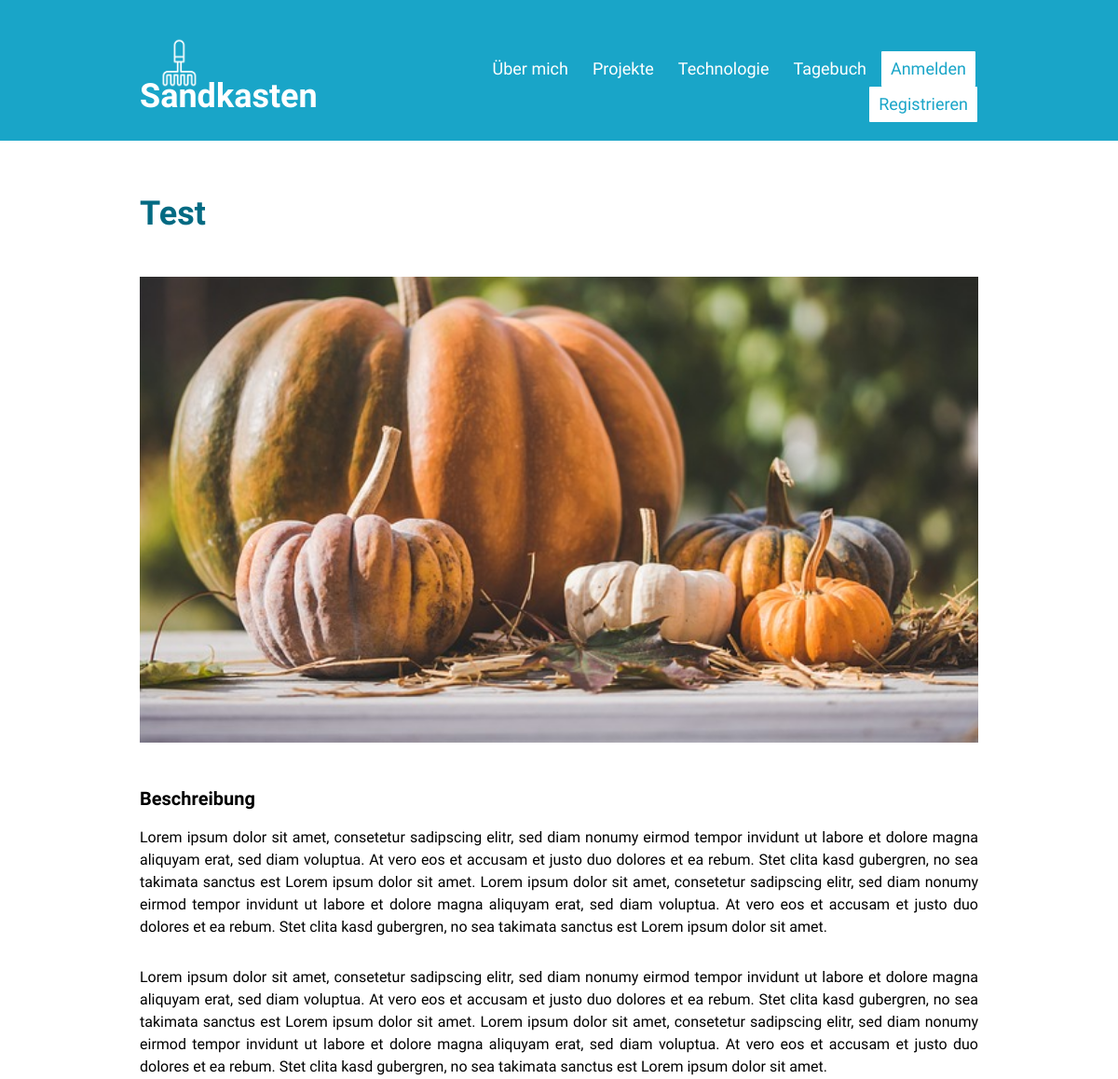
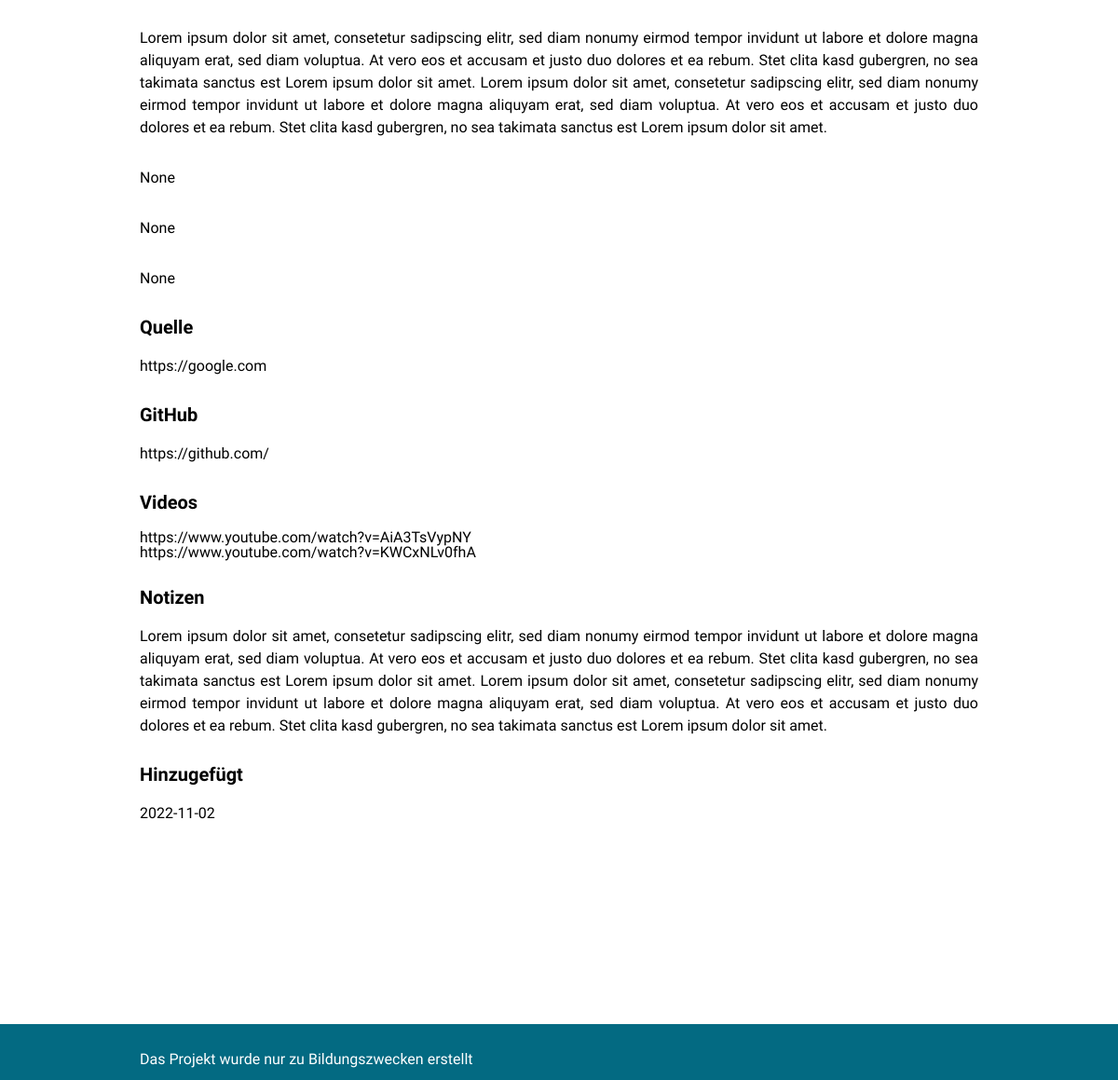
/projects/1, run on the app's committed database (2 pictures, top to bottom).
### sandkasten_package/models.py (models this page shows, shortened)
class Project(db.Model):
    id = db.Column(db.Integer, primary_key=True)
    title = db.Column(db.String(200), nullable=False)
    capture = db.Column(db.String(200), nullable=False)
    description_1 = db.Column(db.Text, nullable=False)
    description_2 = db.Column(db.Text, nullable=False)
    description_3 = db.Column(db.Text, nullable=False)
    description_4 = db.Column(db.Text, nullable=True)
    description_5 = db.Column(db.Text, nullable=True)
    description_6 = db.Column(db.Text, nullable=True)
    source = db.Column(db.String(300), nullable=True)
    github = db.Column(db.String(300), nullable=True)
    video_1 = db.Column(db.String(300), nullable=True)
    video_2 = db.Column(db.String(300), nullable=True)
    video_3 = db.Column(db.String(300), nullable=True)
    notice = db.Column(db.Text, nullable=True)
    date = db.Column(db.DateTime, default=datetime.utcnow)

### sandkasten_package/routes.py (the view)
@app.route('/projects/<int:id>')
def project_page(id):
    project = Project.query.get(id)
    return render_template('project_page.html', project=project, menu=menu)

### sandkasten_package/routes.py (called while the page is built)
@app.after_request
def redirect_to_login(response):
    if response.status_code == 401:
        return redirect(url_for('login') + '?next' + request.url)
    return response

### sandkasten_package/templates/project_page.html (shortened to what this page needs)
{% extends 'base.html' %}
{% block body %}
<div class="content_body page_pattern">
    <h1 class="content_header">{{ project.title }}</h1>
    <div class="single_page_wrapper">
        <div class="single_page_item">
            <div class="single_page_item_body single_page_item_image"
                 style="background-image: url(/{{ project.capture }})">
            </div>
        </div>
        <div class="single_page_item">
            <h2 class="single_page_item_header">Beschreibung</h2>
            <div class="single_page_item_body standard_text align_justify">
                {{ project.description_1 | safe}}
            </div>
        </div>
        <div class="single_page_item">
            <div class="single_page_item_body standard_text align_justify">
                {{ project.description_2 | safe}}
            </div>
        </div>
        <div class="single_page_item">
            <div class="single_page_item_body standard_text align_justify">
                {{ project.description_3 | safe}}
            </div>
        </div>
        <div class="single_page_item">
            <div class="single_page_item_body standard_text align_justify">
                {{ project.description_4 | safe}}
            </div>
        </div>
        <div class="single_page_item">
            <div class="single_page_item_body standard_text align_justify">
                {{ project.description_5 | safe}}
            </div>
        </div>
        <div class="single_page_item">
            <div class="single_page_item_body standard_text align_justify">
                {{ project.description_6 | safe}}
            </div>
        </div>
        <div class="single_page_item">
            <h2 class="single_page_item_header">Quelle</h2>
            <div class="single_page_item_body standard_text">
                {{ project.source }}
            </div>
        </div>
        <div class="single_page_item">
            <h2 class="single_page_item_header">GitHub</h2>
            <div class="single_page_item_body standard_text">
                {{ project.github }}
            </div>
        </div>
        <div class="single_page_item">
            <h2 class="single_page_item_header">Videos</h2>
            <div class="single_page_item_body">
                <div class="videos_wrapper">
                    <div class="video_item">{{ project.video_2 | safe }}</div>
                    <div class="video_item">{{ project.video_3 | safe }}</div>
                </div>
            </div>
        </div>
        <div class="single_page_item">
            <h2 class="single_page_item_header">Notizen</h2>
            <div class="single_page_item_body standard_text align_justify">
                {{ project.notice }}
            </div>
        </div>
        <div class="single_page_item">
            <div class="single_page_item_header">Hinzugefügt</div>
            <div class="single_page_item_body standard_text">
                {{ project.date.date() }}
            </div>
        </div>
    </div>
</div>
{% endblock %}

### sandkasten_package/templates/base.html (shortened to what this page needs)
<!doctype html>
<html lang="en">
<head>
    <link rel="stylesheet" href="{{ url_for('static', filename='css/reset.css') }}">
    <link rel="stylesheet" href="{{ url_for('static', filename='css/style.css') }}">
    <link rel="stylesheet" href="{{ url_for('static', filename='css/index.css') }}">
    <link rel="stylesheet" href="{{ url_for('static', filename='css/diary.css') }}">
    <link rel="stylesheet" href="{{ url_for('static', filename='css/404.css') }}">
    <link rel="stylesheet" href="{{ url_for('static', filename='css/new_item.css') }}">
    <link rel="stylesheet" href="{{ url_for('static', filename='css/technology.css') }}">
    <link rel="stylesheet" href="{{ url_for('static', filename='css/users.css') }}">
    <link rel="stylesheet" href="{{ url_for('static', filename='css/single_page.css') }}">
    <link rel="stylesheet" href="{{ url_for('static', filename='css/about.css') }}">
    <link rel="stylesheet" href="{{ url_for('static', filename='css/projects.css') }}">
    <link rel="stylesheet" href="https://cdn.jsdelivr.net/bxslider/4.2.12/jquery.bxslider.css">
</head>
<body>
    <section class="page_wrapper">
        <header>
            <div class="header_wrapper page_pattern">
                <a class="project_name" href="{{ url_for('index') }}">
                    <div class="project_logo"></div>
                    <p class="first_line">Sandkasten</p>
                </a>
                <div class="project_nav">
                    <nav class="project_nav_wrapper">
                        {%- block mainmenu -%}
                            <ul>
                                {% for menu_item in menu -%}
                                    <li>
                                        <a href="{{ menu_item.url }}" class="{{ menu_item.class }}">
                                            {{ menu_item.name }}
                                        </a>
                                    </li>
                                {% endfor -%}
                            </ul>
                        {% endblock mainmenu -%}
                    </nav>
                </div>
            </div>
        </header>
        <section class="page_body">
            <div class="content">
                    {% block body %}{% endblock %}
            </div>
        </section>
        <footer>
            <div class="footer_wrapper page_pattern">
                <p>Das Projekt wurde nur zu Bildungszwecken erstellt</p>
            </div>
        </footer>
    </section>
</body>
</html>

### sandkasten_package/static/css/style.css (style rules this page uses)
body { font-family: 'Roboto Condensed', sans-serif; }
.page_pattern { width: 960px; margin: 0 auto; }
header { background-color: #19a5c8; padding: 40px 30px 30px 30px; }
.header_wrapper { box-sizing: border-box; margin: 0 auto; padding: 0 30px 0 30px; }
.project_name, .project_nav { display: inline-block; vertical-align: top; }
header .project_name { position: relative; font-family: 'Dancing Script', cursive; width: 250px; text-decoration: none; }
header .project_logo { width: 55px; height: 55px; background-image: url("/static/images/project_logo_w.png"); background-position: 50%; background-size: contain; transform: rotate(180deg); cursor: pointer; margin: 0 0 -10px 15px; }
header .first_line { color: #ffffff; font-size: 36px; font-weight: 700; }
.project_nav { width: calc(100% - 255px); vertical-align: bottom; margin: 0 0 -10px 0; }
.project_nav_wrapper { text-align: right; margin-left: auto; }
.project_nav_wrapper ul li { display: inline-block; vertical-align: top; margin: 0 2px 0 0; }
.project_nav_wrapper ul li:last-child { margin: 0; }
.project_nav_wrapper ul li a, .project_nav_wrapper ul li a:visited { display: block; font-size: 18px; color: #ffffff; text-decoration-line: none; padding: 10px; -webkit-transition: all 500ms ease; -moz-transition: all 500ms ease; -ms-transition: all 500ms ease; -o-transition: all 500ms ease; transition: all 500ms ease; }
.project_nav_wrapper ul li .authorization { color: #19a5c8; background-color: #ffffff; border-radius: 1px; -webkit-transition: all 500ms ease; -moz-transition: all 500ms ease; -ms-transition: all 500ms ease; -o-transition: all 500ms ease; transition: all 500ms ease; }
.page_body { background-color: #ffffff; }
.content { min-height: calc(100vH - 126px - 85px); }
.content_header { font-size: 36px; font-weight: 700; color: #036A82; margin: 0 0 50px 0; }
.standard_text { font-size: 16px; line-height: 24px; }
.align_justify { text-align: justify; }
ul li { margin: 0 0 5px 20px; }
.content_body { box-sizing: border-box; margin: 0 auto; padding: 60px 30px 120px 30px; }
footer { background-color: #036A82; }
.footer_wrapper { box-sizing: border-box; margin: 0 auto; padding: 30px; }
footer p { color: #ffffff; }

### sandkasten_package/static/css/single_page.css (style rules this page uses)
.single_page_item { margin: 0 0 30px 0; }
.single_page_item_header { font-size: 20px; font-weight: 700; margin: 0 0 20px 0; }
.single_page_item_image { height: 500px; background-size: cover; background-position: 50% 100%; margin: 0 0 50px 0; }

### data on the page
Project: title "Test", capture (picture), description_1 "Lorem ipsum dolor sit amet, consetetur sadipscing elitr, sed diam nonumy eirmod tempor invidunt ut labore et dolore magna aliquyam erat, sed diam voluptua. At vero eos et accusam et justo duo dolores et ea rebum. Stet clita kasd gubergren, no sea takimata sanctus est Lorem ipsum dolor sit amet. Lorem ipsum dolor sit amet, consetetur sadipscing elitr, sed diam nonumy eirmod tempor invidunt ut labore et dolore magna aliquyam erat, sed diam voluptua. At vero eos et accusam et justo duo dolores et ea rebum. Stet clita kasd gubergren, no sea takimata sanctus est Lorem ipsum dolor sit amet.", description_2 "Lorem ipsum dolor sit amet, consetetur sadipscing elitr, sed diam nonumy eirmod tempor invidunt ut labore et dolore magna aliquyam erat, sed diam voluptua. At vero eos et accusam et justo duo dolores et ea rebum. Stet clita kasd gubergren, no sea takimata sanctus est Lorem ipsum dolor sit amet. Lorem ipsum dolor sit amet, consetetur sadipscing elitr, sed diam nonumy eirmod tempor invidunt ut labore et dolore magna aliquyam erat, sed diam voluptua. At vero eos et accusam et justo duo dolores et ea rebum. Stet clita kasd gubergren, no sea takimata sanctus est Lorem ipsum dolor sit amet.", description_3 "Lorem ipsum dolor sit amet, consetetur sadipscing elitr, sed diam nonumy eirmod tempor invidunt ut labore et dolore magna aliquyam erat, sed diam voluptua. At vero eos et accusam et justo duo dolores et ea rebum. Stet clita kasd gubergren, no sea takimata sanctus est Lorem ipsum dolor sit amet. Lorem ipsum dolor sit amet, consetetur sadipscing elitr, sed diam nonumy eirmod tempor invidunt ut labore et dolore magna aliquyam erat, sed diam voluptua. At vero eos et accusam et justo duo dolores et ea rebum. Stet clita kasd gubergren, no sea takimata sanctus est Lorem ipsum dolor sit amet.", description_4 "None", description_5 "None", description_6 "None", source "https://google.com", github "https://github.com/", video_2 "https://www.youtube.com/watch?v=AiA3TsVypNY", video_3 "https://www.youtube.com/watch?v=KWCxNLv0fhA", notice "Lorem ipsum dolor sit amet, consetetur sadipscing elitr, sed diam nonumy eirmod tempor invidunt ut labore et dolore magna aliquyam erat, sed diam voluptua. At vero eos et accusam et justo duo dolores et ea rebum. Stet clita kasd gubergren, no sea takimata sanctus est Lorem ipsum dolor sit amet. Lorem ipsum dolor sit amet, consetetur sadipscing elitr, sed diam nonumy eirmod tempor invidunt ut labore et dolore magna aliquyam erat, sed diam voluptua. At vero eos et accusam et justo duo dolores et ea rebum. Stet clita kasd gubergren, no sea takimata sanctus est Lorem ipsum dolor sit amet.", date "2022-11-02"

### other printed values
{{ menu_item.name }} "Über mich" "Projekte" "Technologie" "Tagebuch" "Anmelden" "Registrieren"
